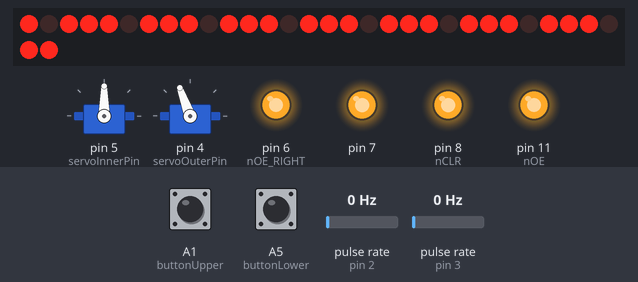
Simulated run of this sketch. Board: Arduino Uno, built with avr-gcc and run on an emulated ATmega328P. Parts: 32 shift-register outputs drawn as a row of LEDs (first output left, lit = HIGH), 2 × servo, output pins drawn as LEDs (lit = HIGH). Wiring (inferred from the names in the program): 2 × pulse sensor: data pin 2 / data pin 3; 4 × shift register (74HC595): data pin 12; shift clock pin 9; latch pin 10. Wiring (inferred from the signals the program sends): row of LEDs: on Q0, Q1, Q2, Q3, Q4, Q5, Q6, Q7, Q8, Q9, Q10, Q11, Q12, Q13, Q14, Q15, Q16, Q17, Q18, Q19, Q20, Q21, Q22, Q23, Q24, Q25, Q26, Q27, Q28, Q29, Q30, Q31. Inputs (shaded band) come from the test bench; at power-on: pulse rate (sensors on pin 2, pin 3) 0 Hz, A1 (buttonUpper) HIGH, A5 (buttonLower) HIGH. Pins used as bus, display or sensor lines are not drawn; what the sketch prints to the serial monitor is not drawn.

Above: at 1.2 s.
1.3 s: pulse rate (sensor on pin 2) set to 50 Hz
3.1 s: pulse rate (sensor on pin 3) set to 100 Hz
5.3 s: pulse rate (sensor on pin 2) set to 150 Hz
At 6.59 s:
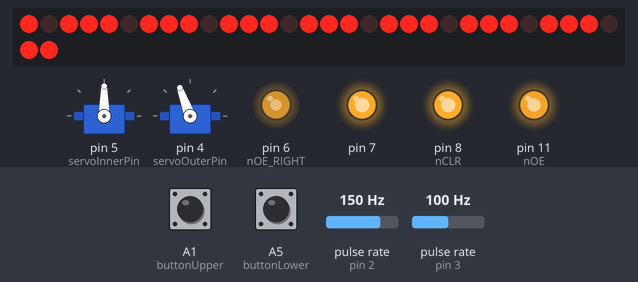
7.4 s: pulse rate (sensor on pin 3) set to 23 Hz
At 9.25 s:
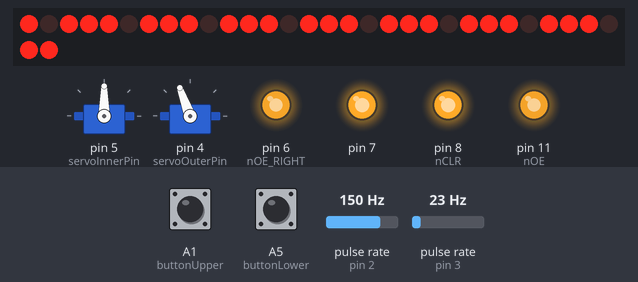
10.4 s: pulse rate (sensor on pin 3) set to 50 Hz
At 11.85 s:
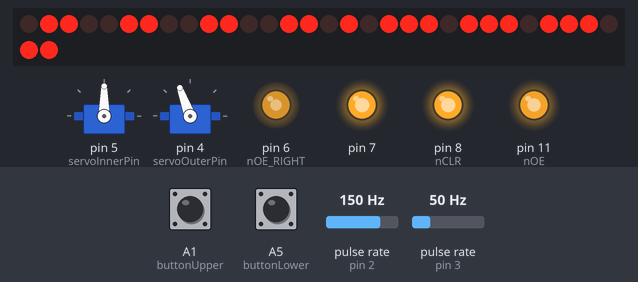
13.0 s: pulse rate (sensor on pin 3) set to 196 Hz
At 19.66 s:
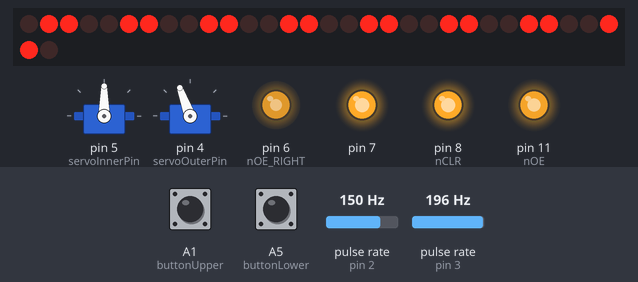
Timing chart, 0 to 20.0 s (numbered marks = the images above; inputs shaded):
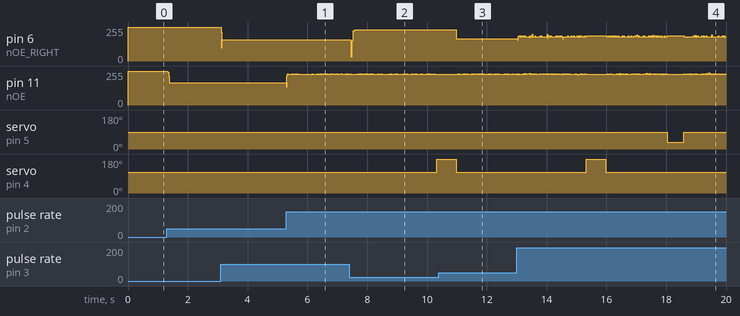

Measured:
- after the input at 5.3 s, servo on pin 4 (servoOuterPin): stays 110° (without the input it goes to 180° after 1.1 s)
- after the input at 7.4 s, servo on pin 5 (servoInnerPin): stays 90° (without the input it goes to 35° after 0.74 s)
- after the input at 10.4 s, servo on pin 5 (servoInnerPin): stays 90° (without the input it goes to 35° after 2.1 s)

The sketch:

007EncoderSpring2023.ino
```cpp
/*
Written February 2023, Winnie Szeto

For 2.007's gameboard.

Inputs: two single-channel encoders
Output: 4-digit display on a 74HC595 shift register,
        2 Servos to control ball release
###################################################################
Initialize all variables associated with counting the encoder ticks
###################################################################
 */

#include <Servo.h>

Servo servoInner;
Servo servoOuter;

#define servoInnerPin 5
#define servoOuterPin 4

//change based on gameboard color
//#define blueGameboard 1
//d#define redGameboard 1
//#define greenGameboard 1
#define yellowGameboard 1


#ifdef blueGameboard
#define servoInnerEngagedPos 90
#define servoInnerDisengagedPos 130
#define servoInnerDelayms 400

#define servoOuterEngagedPos 110
#define servoOuterDisengagedPos 0
#define servoOuterDelayms 550

#define isOnLeftSide 0
#endif


#ifdef redGameboard
#define servoInnerEngagedPos 120
#define servoInnerDisengagedPos 70
#define servoInnerDelayms 550

#define servoOuterEngagedPos 110
#define servoOuterDisengagedPos 0
#define servoOuterDelayms 550

#define isOnLeftSide 1
#endif


#ifdef greenGameboard
#define servoInnerEngagedPos 100
#define servoInnerDisengagedPos 160
#define servoInnerDelayms 550

#define servoOuterEngagedPos 110
#define servoOuterDisengagedPos 20
#define servoOuterDelayms 590

#define isOnLeftSide 0
#endif


#ifdef yellowGameboard
#define servoInnerEngagedPos 90
#define servoInnerDisengagedPos 35
#define servoInnerDelayms 550

#define servoOuterEngagedPos 110
#define servoOuterDisengagedPos 180
#define servoOuterDelayms 650

#define isOnLeftSide 1
#endif


#define DEBUG_MODE 1

#define PI 3.14159

#define encoderOuter 2
#define encoderInner 3
//Encoders are attached to the nano's INT pins

#define EncoderTicks 20
//ticks are defined as the number of pulses/revolution

#define AveragingSamples 3

unsigned long previousEncoderTimeOuter = 0;
unsigned long previousEncoderTimeInner = 0;
//time references to calculate speed

//time references to calculate if it's been 5 seconds in a bucket
unsigned long newBucketTimeOuter = 0;
unsigned long newBucketTimeInner = 0;

int OuterAverageVelocity;
int InnerAverageVelocity;

int InnerVelocities[AveragingSamples];
int OuterVelocities[AveragingSamples];

int SpeedBins[] = {0,25,51,101,151,201,251};
int pointBinsInner[] = {0,5,10,20,40,47,99};
int pointBinsOuter[] = {0,3,7,15,21,26,99};

uint8_t currentBucketOuter = 0;
uint8_t currentBucketInner = 0;

uint8_t previousBucketOuter = 0;
uint8_t previousBucketInner = 0;

uint8_t maxBucketOuter = 0;
uint8_t maxBucketInner = 0;

/*
###################################################################
Initialize all variables associated with the shift register display
###################################################################
 */

#define MAX_BRIGHTNESS 25 //out of 255

#define SER 12
#define nOE 11
#define RCLK 10
#define SRCLK 9
#define nCLR 8
#define nOE_RIGHT 6


//displayData[number] will return the data to display the number
uint8_t displayData[] ={
0b10111011,
0b00000011,
0b00111010,
0b00011110,
0b01000110,
0b01011100,
0b00101110,
0b00110010,
0b01111110,
0b01100110
};


#define buttonUpper A1
#define buttonLower A5

/*
#######################################################
Function declaration
########################################################
 */
//Function will update Outer/Inner angular velocity if accel<maxaccel
void CalculateEncoderTimeOuter(){
    unsigned long elapsedTime = micros() - previousEncoderTimeOuter;
    previousEncoderTimeOuter = micros();
    //calculates elapsed time, resets previous time reference to new time

    //does averaging maths
    unsigned long sum = 0;
    for(int k = AveragingSamples-1; k > 0; k+= -1){
      OuterVelocities[k] = OuterVelocities[k-1];
      sum += OuterVelocities[k];
    }

    //add new sample to velocities
    OuterVelocities[0] = (float)1000000* 60 / EncoderTicks * 1/elapsedTime;
    sum += OuterVelocities[0];
    OuterAverageVelocity = sum / AveragingSamples;

    //convert velocity into point bucket
    previousBucketOuter = currentBucketOuter;
    for(int i = 0;i<7;i++){
      if(OuterAverageVelocity > SpeedBins[i]){
        currentBucketOuter = i;
      }
    }
    if(currentBucketOuter != previousBucketOuter){
      newBucketTimeOuter = millis();
    }

}


void CalculateEncoderTimeInner(){
    unsigned long elapsedTime = micros() - previousEncoderTimeInner;
    previousEncoderTimeInner = micros();
    //calculates elapsed time, resets previous time reference to new time

    //does averaging maths
    unsigned long sum = 0;
    for(int k = AveragingSamples-1; k > 0; k+= -1){
      InnerVelocities[k] = InnerVelocities[k-1];
      sum += InnerVelocities[k];
    }

    //add new sample to velocities
    InnerVelocities[0] = (float)1000000* 60 / EncoderTicks * 1/elapsedTime;
    sum += InnerVelocities[0];
    InnerAverageVelocity = sum / AveragingSamples;

    //convert velocity into point bucket
    previousBucketInner = currentBucketInner;
    for(int i = 0;i<7;i++){
      if(InnerAverageVelocity > SpeedBins[i]){
        currentBucketInner = i;
      }
    }
    if(currentBucketInner != previousBucketInner){
      newBucketTimeInner = millis();
    }

}


//function inputs a 4 digit number and pushes it to the display panel
void DisplayNumber(int numberToDisplay){
  int firstDigit = numberToDisplay % 10;
  int secondDigit = ((numberToDisplay % 100) - firstDigit)/10;
  int thirdDigit = ((numberToDisplay % 1000 - (secondDigit*10)) - firstDigit)/100;
  int fourthDigit = (numberToDisplay - (thirdDigit * 100) - (secondDigit * 10) - firstDigit)/1000;
  //shift data to 595
  shiftOut(SER, SRCLK, LSBFIRST, displayData[firstDigit]);
  shiftOut(SER, SRCLK, LSBFIRST, displayData[secondDigit]);
  shiftOut(SER, SRCLK, LSBFIRST, displayData[thirdDigit]);
  shiftOut(SER, SRCLK, LSBFIRST, displayData[fourthDigit]);
  //push data to storage register
  digitalWrite(RCLK, HIGH);
  delayMicroseconds(100);
  digitalWrite(RCLK, LOW);
}

void setup() {
  pinMode(buttonLower, INPUT_PULLUP);
  pinMode(buttonUpper, INPUT_PULLUP);

  pinMode(7, OUTPUT);
  digitalWrite(7, HIGH);
  pinMode(encoderOuter, INPUT_PULLUP);
  pinMode(encoderInner, INPUT_PULLUP);
  previousEncoderTimeOuter = millis();
  previousEncoderTimeInner = millis();
  attachInterrupt(digitalPinToInterrupt(encoderOuter), CalculateEncoderTimeOuter, RISING);
  attachInterrupt(digitalPinToInterrupt(encoderInner), CalculateEncoderTimeInner, RISING);

  pinMode(nOE, OUTPUT);
  pinMode(nOE_RIGHT, OUTPUT);
  pinMode(nCLR, OUTPUT);
  pinMode(SER, OUTPUT);
  pinMode(RCLK, OUTPUT);
  pinMode(SRCLK, OUTPUT);

  digitalWrite(nCLR, HIGH);
  analogWrite(nOE, 255-MAX_BRIGHTNESS);


  servoInner.attach(servoInnerPin);
  servoOuter.attach(servoOuterPin);

  servoOuter.write(servoOuterEngagedPos);
  servoInner.write(servoInnerEngagedPos);
  if(DEBUG_MODE){
    Serial.begin(115200);
  }

}

void loop() {

  //sets velocity to 0 if no encoder ticks were detected in the past second
  if(micros() - previousEncoderTimeOuter > 1000000){
    currentBucketOuter = 0;
    if(OuterAverageVelocity > 300){
    OuterAverageVelocity = 0;
    }
    if(OuterAverageVelocity > 0){
    OuterAverageVelocity = OuterAverageVelocity -1;
    }
    for(int k = 0; k < AveragingSamples; k++){
      OuterVelocities[k] = 0;
    }
  }

  if(micros() - previousEncoderTimeInner > 1000000){
    currentBucketInner = 0;
    if(InnerAverageVelocity > 1000){
      InnerAverageVelocity = 0;
    }
    if(InnerAverageVelocity > 0){
      InnerAverageVelocity = InnerAverageVelocity -1;
    }
    for(int k = 0; k < AveragingSamples; k++){
      InnerVelocities[k] = 0;
    }
  }

  if(!digitalRead(buttonLower) || ((millis() - newBucketTimeOuter > 5000) && currentBucketOuter > 0)){ //if it's been at a bucket for 5s and the bucket is nonzero
    newBucketTimeOuter = millis();//reset 5s time reference
    if(maxBucketOuter < currentBucketOuter){ //update the max bucket if needed
      maxBucketOuter = currentBucketOuter;
    }

    servoOuter.write(servoOuterDisengagedPos);
    delay(servoOuterDelayms);
    servoOuter.write(servoOuterEngagedPos);
  }

  if(!digitalRead(buttonUpper) || ((millis() - newBucketTimeInner > 5000) && currentBucketInner > 0)){ //if it's been at a bucket for 5s and the bucket is nonzero
    newBucketTimeInner = millis();//reset 5s time reference
    if(maxBucketInner < currentBucketInner){ //update the max bucket if needed
      maxBucketInner = currentBucketInner;
    }

    servoInner.write(servoInnerDisengagedPos);
    delay(servoInnerDelayms);
    servoInner.write(servoInnerEngagedPos);
  }

  if(DEBUG_MODE){
    Serial.print("Current_bucket:");
    Serial.print(currentBucketOuter);
    Serial.print(",TimAtCurrentOuterBucket(s):");
    Serial.print((millis() - newBucketTimeOuter)/1000);
    Serial.print(",OuterAverageVelocity:");
    Serial.print(OuterAverageVelocity);
    Serial.print(",OuterPointsDisplayed:");
    Serial.print(pointBinsOuter[maxBucketOuter]);
    Serial.print(",InnerAverageVelocity:");
    Serial.print(InnerAverageVelocity);
    Serial.print(",InnerPointsDisplayed:");
    Serial.println(pointBinsInner[maxBucketInner]);
  }


  if(isOnLeftSide){
    DisplayNumber(pointBinsOuter[maxBucketOuter] * 100 + pointBinsInner[maxBucketInner]);
  }
  else{
    DisplayNumber(pointBinsInner[maxBucketInner] * 100 + pointBinsOuter[maxBucketOuter]);
  }

  //for (int i = 0; i <= 9; i++) {
    //DisplayNumber(1111 * i);
    //delay(100);
 // }

  if(isOnLeftSide){
    analogWrite(nOE_RIGHT, 253 -InnerAverageVelocity * InnerAverageVelocity /256);
    analogWrite(nOE, 253 - OuterAverageVelocity * OuterAverageVelocity /256);
  }
  else{
    analogWrite(nOE, 253 -InnerAverageVelocity * InnerAverageVelocity/ 256);
    analogWrite(nOE_RIGHT, 253 - OuterAverageVelocity*OuterAverageVelocity / 256);
  }

}
```
